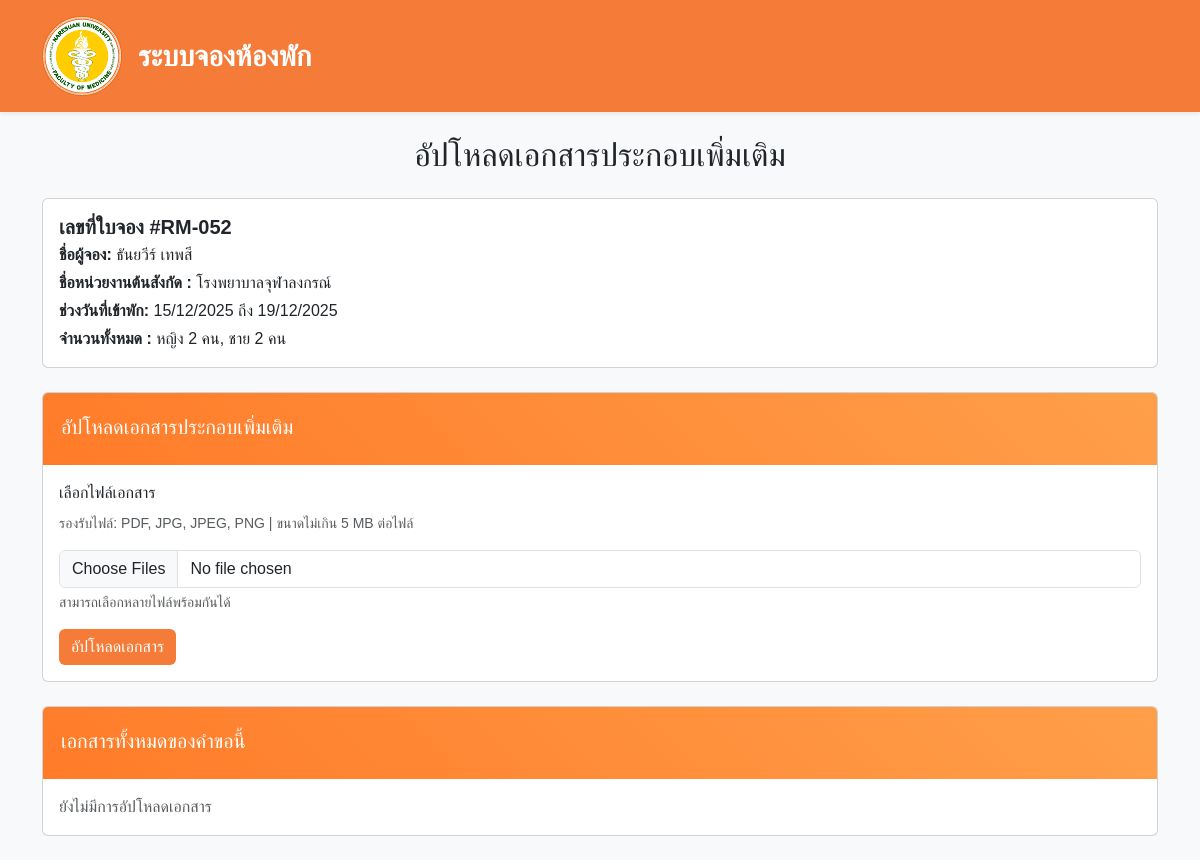
Page /user/u_upload_document.php?booking_id=52 on the committed database.
### tables this page shows
CREATE TABLE `bookings` (
  `id` int(11) NOT NULL,
  `full_name` varchar(255) DEFAULT NULL,
  `phone` varchar(20) DEFAULT NULL,
  `line_id` varchar(100) DEFAULT NULL,
  `email` varchar(255) DEFAULT NULL,
  `position` enum('student','intern','resident','staff','other') NOT NULL,
  `student_year` tinyint(4) DEFAULT NULL,
  `position_other` varchar(255) DEFAULT NULL,
  `department` varchar(255) DEFAULT NULL,
  `purpose` enum('study','elective') DEFAULT NULL,
  `study_course` varchar(255) DEFAULT NULL,
  `study_dept` varchar(255) DEFAULT NULL,
  `elective_dept` varchar(255) DEFAULT NULL,
  `check_in_date` date DEFAULT NULL,
  `check_out_date` date DEFAULT NULL,
  `woman_count` int(11) DEFAULT 0,
  `man_count` int(11) DEFAULT 0,
  `created_at` datetime DEFAULT current_timestamp(),
  `status` varchar(20) DEFAULT 'pending',
  `reject_reason` text DEFAULT NULL
);

### utils/booking_helper.php (called while the page is built, shortened)
<?php
function formatBookingCode(int $id): string
{
    $running = str_pad((string)$id, 3, '0', STR_PAD_LEFT);
    return "RM-{$running}";
}
function formatDate(string $dateStr): string
{
    $date = new DateTime($dateStr);
    return $date->format('d/m/Y');
}

### services/documentService.php (called while the page is built, shortened)
<?php
function getDocumentsVisibleToUser(mysqli $conn, int $bookingId): mysqli_result
{
    $sql = "
        SELECT id, uploaded_by, doc_type, original_name, file_path, mime_type, file_size, uploaded_at
        FROM booking_documents
        WHERE booking_id = ?
          AND is_visible_to_user = 1
        ORDER BY uploaded_at DESC
    ";
    $stmt = $conn->prepare($sql);
    $stmt->bind_param('i', $bookingId);
    $stmt->execute();
    return $stmt->get_result();
}

### user/u_upload_document.php (the view, shortened to what this page needs)
<?php
require_once CONFIG_PATH . '/db.php';
require_once UTILS_PATH . '/booking_helper.php';
require_once SERVICES_PATH . '/documentService.php';
$bookingId = (int)($_GET['booking_id'] ?? 0);
$stmt = $conn->prepare("
    SELECT id, full_name, department, check_in_date, check_out_date, woman_count, man_count
    FROM bookings
    WHERE id = ?
    LIMIT 1
");
$stmt->bind_param("i", $bookingId);
$stmt->execute();
$booking = $stmt->get_result()->fetch_assoc();
$bookingCode = formatBookingCode((int)$booking['id'] ?? null);
$docsResult = getDocumentsVisibleToUser($conn, $bookingId);
$extraHead = '<link rel="stylesheet" href="/assets/css/user/u_upload_document.css">';
?>
<!DOCTYPE html>
<html lang="th">
<head>
    <?php include_once PARTIALS_PATH . '/user/head_user.php'; ?>
</head>
<body class="bg-light">
    <nav class="navbar navbar-expand-lg navbar-dark shadow-sm">
        <div class="container">
            <a class="navbar-brand fw-bold py-2 d-flex align-items-center" href="#">
                <img src="../assets/img/Medicine_Naresuan.png" alt="Logo" width="80" height="80" class="me-3">
                <span style="line-height:1; font-size:1.8rem;">
                    ระบบจองห้องพัก
                </span>
            </a>
        </div>
    </nav>
    <div class="container py-4">
        <h2 class=" text-center mb-4">อัปโหลดเอกสารประกอบเพิ่มเติม</h2>
        <div class="card mb-4">
            <div class="card-body ">
                <h5 class="card-title mb-1">
                    <b>เลขที่ใบจอง #<?= htmlspecialchars($bookingCode) ?></b>
                </h5>
                <p class="mb-1"><b>ชื่อผู้จอง:</b> <?= htmlspecialchars($booking['full_name']) ?></p>
                <p class="mb-1"><b>ชื่อหน่วยงานต้นสังกัด :</b> <?= htmlspecialchars($booking['department'] ?? '', ENT_QUOTES, 'UTF-8') ?></p>
                <p class="mb-1"><b>ช่วงวันที่เข้าพัก:</b>
                    <?= htmlspecialchars(formatDate($booking['check_in_date'])) ?> ถึง
                    <?= htmlspecialchars(formatDate($booking['check_out_date'])) ?>
                </p>
                <p class="mb-0"><b>จำนวนทั้งหมด :</b>
                    หญิง <?= (int)$booking['woman_count'] ?> คน,
                    ชาย <?= (int)$booking['man_count'] ?> คน
                </p>
            </div>
        </div>
        <div class="card mb-4">
            <div class="card-header">
                <h5 class="card-title mt-1">อัปโหลดเอกสารประกอบเพิ่มเติม</h5>
            </div>
            <div class="card-body">
                <form action="u_upload_document_process.php" method="post" enctype="multipart/form-data">
                    <div class="mb-3">
                        <label for="documents" class="form-label">เลือกไฟล์เอกสาร</label>
                        <p class="text-muted small mb-3">
                            รองรับไฟล์: PDF, JPG, JPEG, PNG | ขนาดไม่เกิน 5 MB ต่อไฟล์
                        </p>
                        <input
                            class="form-control"
                            type="file"
                            id="documents"
                            name="documents[]"
                            multiple
                            accept=".pdf,.jpg,.jpeg,.png"
                            required>
                        <div class="form-text">
                            สามารถเลือกหลายไฟล์พร้อมกันได้
                        </div>
                    </div>
                    <button type="submit" class="btn btn-primary">
                        อัปโหลดเอกสาร
                    </button>
                </form>
            </div>
        </div>
        <div class="card">
            <div class="card-header">
                <h5 class="card-title mt-1">เอกสารทั้งหมดของคำขอนี้</h5>
            </div>
            <div class="card-body">
                <?php if ($docsResult->num_rows === 0): ?>
                    <p class="text-muted mb-0">ยังไม่มีการอัปโหลดเอกสาร</p>
                <?php endif; ?>
            </div>
        </div>
    </div>
</body>
</html>

### assets/css/user/user_global.css (style rules this page uses)
body { background: #fbf6f4ff; font-family: 'Bai Jamjuree', sans-serif; }
.navbar { font-size: 0.95rem; backdrop-filter: blur(12px); background-color: #F57B39; position: sticky; top: 0; z-index: 1020; }
.navbar-brand { font-size: 1.9rem; }

### assets/css/user/u_upload_document.css (style rules this page uses)
.card-header { background: linear-gradient(45deg, #ff7b29, #ff9f4a); padding: 18px; color: #fff; border-bottom: 0; }
.btn { background-color: #F57B39; color: #ffffff; border: 0; }

### rows in the picture
bookings: id "RM-052", full_name "ธันยวีร์ เทพสี", department "โรงพยาบาลจุฬาลงกรณ์", check_in_date "15/12/2025", check_out_date "19/12/2025", woman_count "2", man_count "2"
